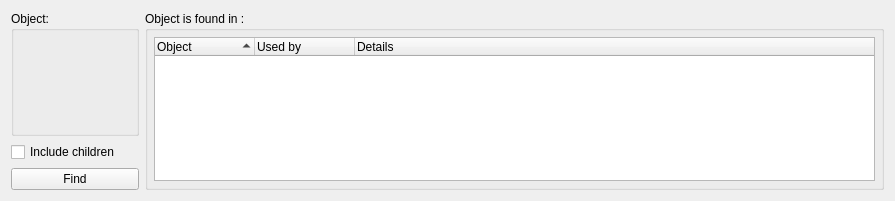
<ui version="4.0" >
 <class>findWhereUsedWidget_q</class>
 <widget class="QWidget" name="findWhereUsedWidget_q" >
  <property name="geometry" >
   <rect>
    <x>0</x>
    <y>0</y>
    <width>895</width>
    <height>199</height>
   </rect>
  </property>
  <property name="sizePolicy" >
   <sizepolicy vsizetype="Preferred" hsizetype="Minimum" >
    <horstretch>0</horstretch>
    <verstretch>0</verstretch>
   </sizepolicy>
  </property>
  <property name="windowTitle" >
   <string>Form1</string>
  </property>
  <layout class="QGridLayout" name="gridLayout_2" >
   <item row="0" column="0" >
    <widget class="QGroupBox" name="dropBox" >
     <property name="sizePolicy" >
      <sizepolicy vsizetype="Preferred" hsizetype="Minimum" >
       <horstretch>0</horstretch>
       <verstretch>0</verstretch>
      </sizepolicy>
     </property>
     <property name="title" >
      <string>Object:</string>
     </property>
     <layout class="QGridLayout" name="gridLayout_107" >
      <item row="0" column="0" >
       <widget class="FWObjectDropArea" native="1" name="dropArea" >
        <property name="sizePolicy" >
         <sizepolicy vsizetype="Fixed" hsizetype="Fixed" >
          <horstretch>0</horstretch>
          <verstretch>0</verstretch>
         </sizepolicy>
        </property>
        <property name="minimumSize" >
         <size>
          <width>100</width>
          <height>80</height>
         </size>
        </property>
        <property name="font" >
         <font/>
        </property>
       </widget>
      </item>
     </layout>
    </widget>
   </item>
   <item rowspan="3" row="0" column="1" >
    <widget class="QGroupBox" name="groupBox4" >
     <property name="sizePolicy" >
      <sizepolicy vsizetype="Expanding" hsizetype="Expanding" >
       <horstretch>0</horstretch>
       <verstretch>0</verstretch>
      </sizepolicy>
     </property>
     <property name="title" >
      <string>Object is found in :</string>
     </property>
     <layout class="QGridLayout" >
      <property name="margin" >
       <number>6</number>
      </property>
      <item row="0" column="0" >
       <widget class="QTreeWidget" name="resListView" >
        <property name="sortingEnabled" >
         <bool>true</bool>
        </property>
        <property name="allColumnsShowFocus" >
         <bool>true</bool>
        </property>
        <column>
         <property name="text" >
          <string>Object</string>
         </property>
        </column>
        <column>
         <property name="text" >
          <string>Used by</string>
         </property>
        </column>
        <column>
         <property name="text" >
          <string>Details</string>
         </property>
        </column>
       </widget>
      </item>
     </layout>
    </widget>
   </item>
   <item row="1" column="0" >
    <widget class="QCheckBox" name="includeChildren" >
     <property name="toolTip" >
      <string>Include children of the object in search. For example, if the object is a firewall, results will include all rules and groups using it, its interfaces and their addresses</string>
     </property>
     <property name="text" >
      <string>Include children</string>
     </property>
    </widget>
   </item>
   <item row="2" column="0" >
    <widget class="QPushButton" name="pushButton2" >
     <property name="text" >
      <string>Find</string>
     </property>
    </widget>
   </item>
  </layout>
 </widget>
 <layoutdefault spacing="6" margin="11" />
 <customwidgets>
  <customwidget>
   <class>FWObjectDropArea</class>
   <extends>QWidget</extends>
   <header>FWObjectDropArea.h</header>
   <container>1</container>
  </customwidget>
 </customwidgets>
 <tabstops>
  <tabstop>resListView</tabstop>
 </tabstops>
 <resources/>
 <connections>
  <connection>
   <sender>resListView</sender>
   <signal>itemClicked(QTreeWidgetItem*,int)</signal>
   <receiver>findWhereUsedWidget_q</receiver>
   <slot>itemClicked(QTreeWidgetItem*,int)</slot>
   <hints>
    <hint type="sourcelabel" >
     <x>457</x>
     <y>88</y>
    </hint>
    <hint type="destinationlabel" >
     <x>433</x>
     <y>81</y>
    </hint>
   </hints>
  </connection>
  <connection>
   <sender>pushButton2</sender>
   <signal>pressed()</signal>
   <receiver>findWhereUsedWidget_q</receiver>
   <slot>find()</slot>
   <hints>
    <hint type="sourcelabel" >
     <x>76</x>
     <y>178</y>
    </hint>
    <hint type="destinationlabel" >
     <x>447</x>
     <y>99</y>
    </hint>
   </hints>
  </connection>
 </connections>
 <slots>
  <slot>itemActivated(QTreeWidgetItem*,int)</slot>
  <slot>itemClicked(QTreeWidgetItem*,int)</slot>
  <slot>find()</slot>
 </slots>
</ui>
